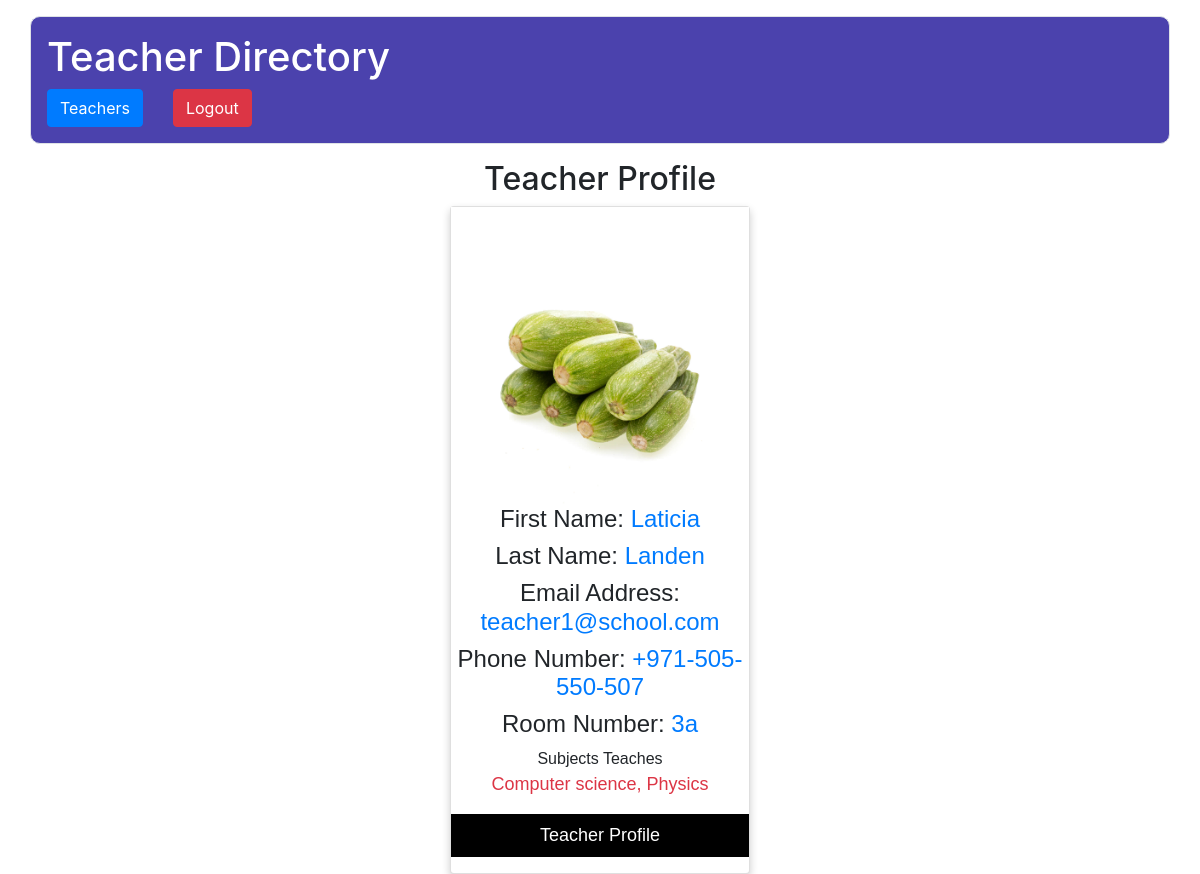
The app's page /GetProfilePage/?uid=357 (signed in) with its own data.
### directory/models.py (models this page shows, shortened)
class TeacherModel(models.Model):
    FirstName = models.CharField(max_length=100)
    LastName = models.CharField(max_length=100)
    Profilepicture = models.CharField(max_length=100)
    EmailAddress = models.CharField(unique=True, max_length=100)
    PhoneNumber = models.CharField(max_length=100)
    RoomNumber = models.CharField(max_length=100)
    Subjectstaught = models.CharField(max_length=1000)
    class Meta:
        db_table = 'Teachers'

### directory/views.py (the view)
# urls.py: path('GetProfilePage/', dt.GetProfilePage, name='GetProfilePage'),
@login_required(login_url='/Login/')
def GetProfilePage(request):
    if request.method == 'GET':
        id = int(request.GET.get('uid'))
        data = TeacherModel.objects.get(id=id)
        return render(request, 'ProfilePage.html', {'data': data})

### assets/templates/ProfilePage.html (shortened to what this page needs)
{%extends 'appbase.html'%}
{%block contents%}
<!DOCTYPE html>
<html>
<head>
<link rel="stylesheet" href="https://cdnjs.cloudflare.com/ajax/libs/font-awesome/4.7.0/css/font-awesome.min.css">
</head>
<body>
<h2 style="text-align:center">Teacher Profile</h2>
<div class="card">
  <img src="/media/profilepic/{{data.Profilepicture}}" alt="John" style="width:100%">
    <h4>First Name: <span class="text-primary">{{data.FirstName}}</span></h4>
  <h4>Last Name: <span class="text-primary">{{data.LastName}}</span></h4>
  <h4>Email Address: <span class="text-primary">{{data.EmailAddress}}</span></h4>
  <h4>Phone Number: <span class="text-primary">{{data.PhoneNumber}}</span></h4>
  <h4>Room Number: <span class="text-primary">{{data.RoomNumber}}</span></h4>
  Subjects Teaches
    <p class="title text-danger">{{data.Subjectstaught}}</p>
  <p><button>Teacher Profile</button></p>
</div>
</body>
</html>
{%endblock%}

### assets/templates/ProfilePage.html (style rules this page uses)
.card { box-shadow: 0 4px 8px 0 rgba(0, 0, 0, 0.2); max-width: 300px; margin: auto; text-align: center; font-family: arial; }
.title { color: grey; font-size: 18px; }
button { border: none; outline: 0; display: inline-block; padding: 8px; color: white; background-color: #000; text-align: center; cursor: pointer; width: 100%; font-size: 18px; }

### records on screen
TeacherModel: Profilepicture (picture), FirstName "Laticia", LastName "Landen", EmailAddress "teacher1@school.com", PhoneNumber "+971-505-550-507", RoomNumber "3a", Subjectstaught "Computer science, Physics"
